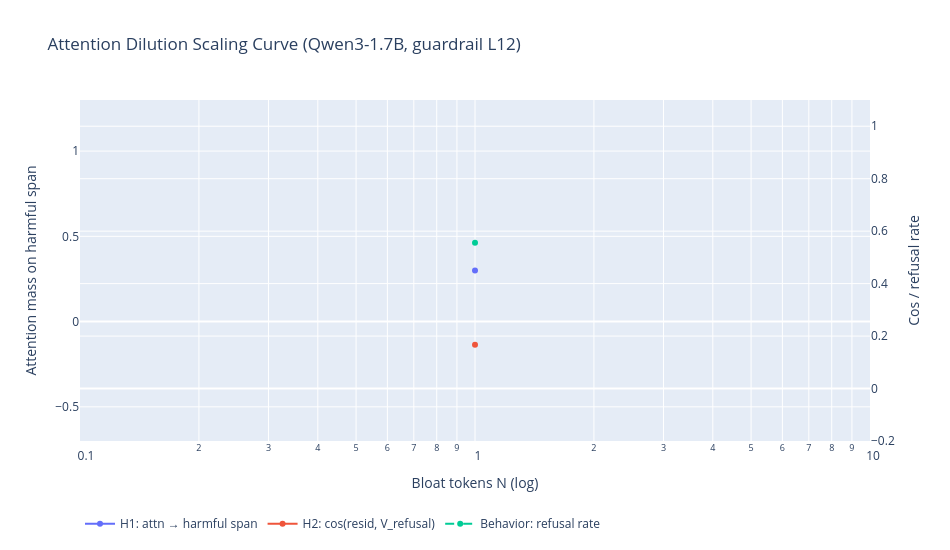

Here is the notebook cell this chart was saved with:
### Code cell
# --- Headline figure: H1 + H2 + behavior on shared log-x
fig = go.Figure()
x = df2['N'].replace(0, 1).tolist()  # log scale can't show 0; use 1 as proxy
fig.add_trace(go.Scatter(x=x, y=df2['attn_to_harmful'], name='H1: attn → harmful span', mode='lines+markers'))
fig.add_trace(go.Scatter(x=x, y=df2['cos_refusal'], name='H2: cos(resid, V_refusal)', mode='lines+markers', yaxis='y2'))
fig.add_trace(go.Scatter(x=x, y=df2['refusal_rate'], name='Behavior: refusal rate', mode='lines+markers', yaxis='y2', line=dict(dash='dash')))
fig.update_layout(
    title=f'Attention Dilution Scaling Curve (Qwen3-1.7B, guardrail L{BEST_LAYER})',
    xaxis=dict(title='Bloat tokens N (log)', type='log'),
    yaxis=dict(title='Attention mass on harmful span', side='left'),
    yaxis2=dict(title='Cos / refusal rate', overlaying='y', side='right', range=[-0.2, 1.1]),
    legend=dict(orientation='h', y=-0.2), width=950, height=550,
)
fig.write_image(str(OUT/'fig_phase2_scaling.png'), width=950, height=550)
fig.show()
print('\nPhase 2 complete. Saved: phase2_scaling.csv, fig_phase2_scaling.png')

### Figure 1 — Plotly figure (JSON) as saved in the notebook; plotly's stock layout.template omitted (floating-point values rounded to 4 significant figures)
{"data": [{"mode": "lines+markers", "name": "H1: attn → harmful span", "type": "scatter", "x": [1], "y": [0.2996]}, {"mode": "lines+markers", "name": "H2: cos(resid, V_refusal)", "type": "scatter", "x": [1], "y": [0.167], "yaxis": "y2"}, {"line": {"dash": "dash"}, "mode": "lines+markers", "name": "Behavior: refusal rate", "type": "scatter", "x": [1], "y": [0.5556], "yaxis": "y2"}], "layout": {"height": 550, "legend": {"orientation": "h", "y": -0.2}, "title": {"text": "Attention Dilution Scaling Curve (Qwen3-1.7B, guardrail L12)"}, "width": 950, "xaxis": {"title": {"text": "Bloat tokens N (log)"}, "type": "log"}, "yaxis": {"side": "left", "title": {"text": "Attention mass on harmful span"}}, "yaxis2": {"overlaying": "y", "range": [-0.2, 1.1], "side": "right", "title": {"text": "Cos / refusal rate"}}}}
